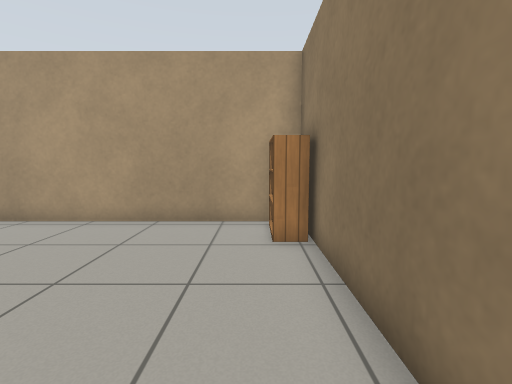
View 1 (above)

17 first-person views from a walk through a robot-simulator world made for Gazebo. The camera is 0.9 m above the floor, tilts 6° down and sees 85° across. The floor is counted in squares, 0.5 m on a side. Each view is taken from the middle of a square. On the plan, view 1 faces up. The plan holds only what a view shows up to about 15 squares ahead; the rest is blank. Simple patterns stand in for the simulator's built-in surfaces.

View 2
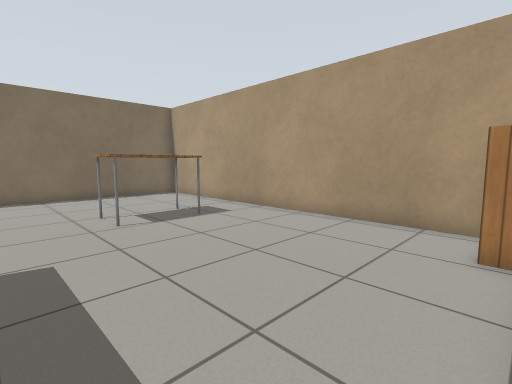

View 3
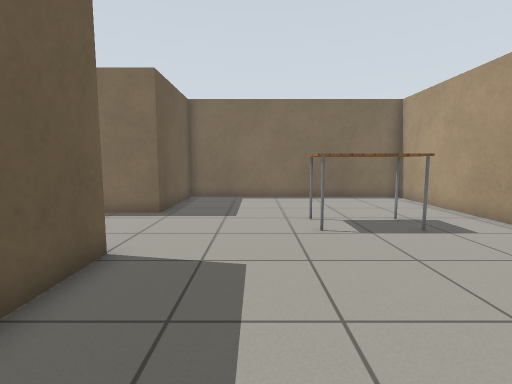

View 4
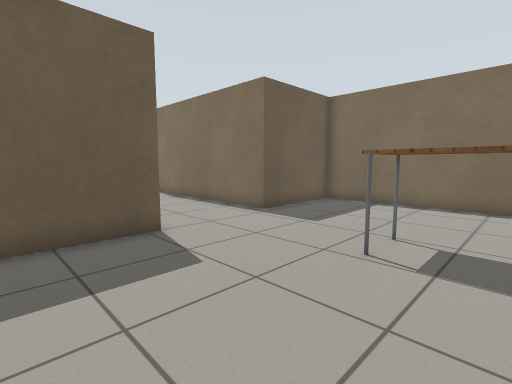

View 5
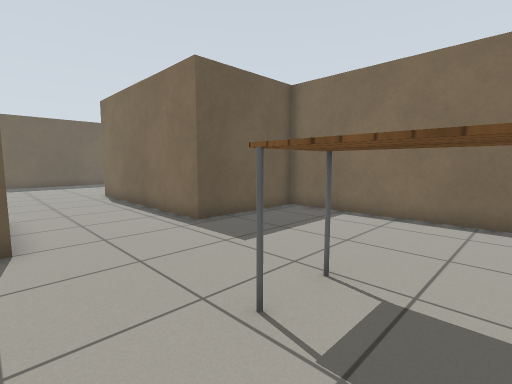

View 6
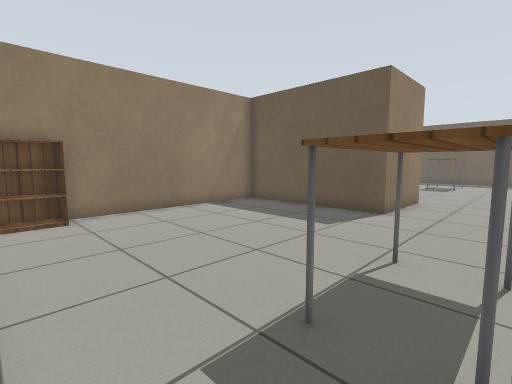

View 7
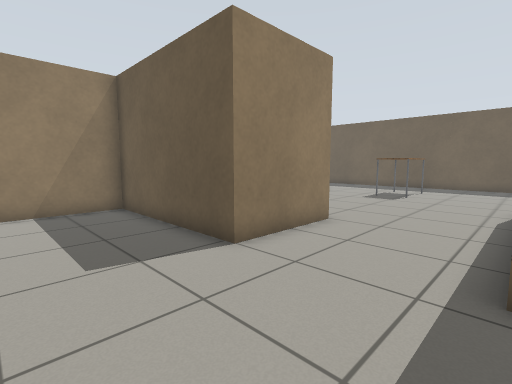

View 8
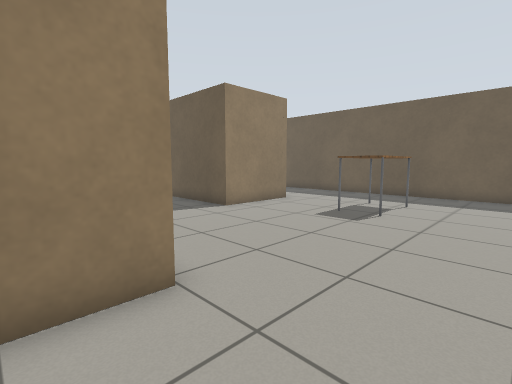

View 9
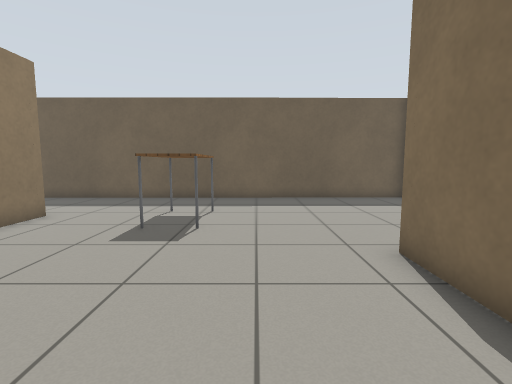

View 10
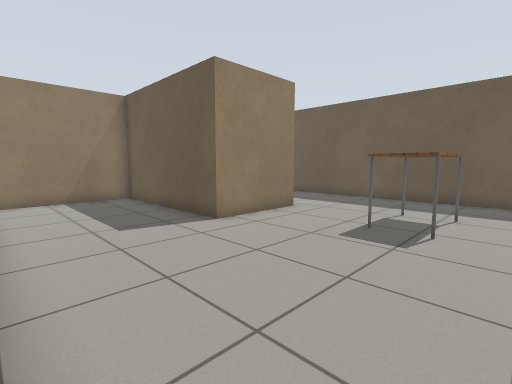

View 11
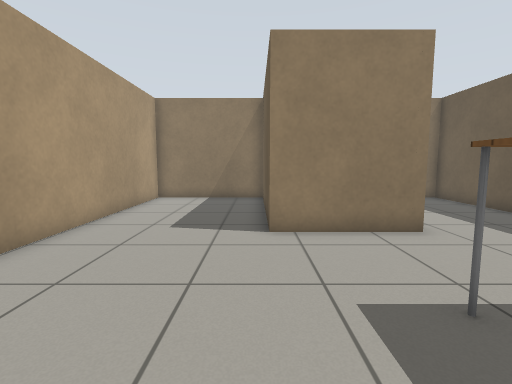

View 12
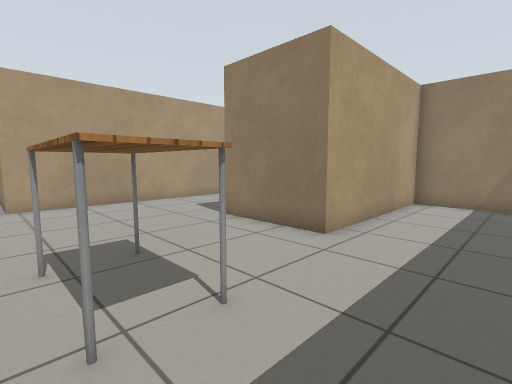

View 13
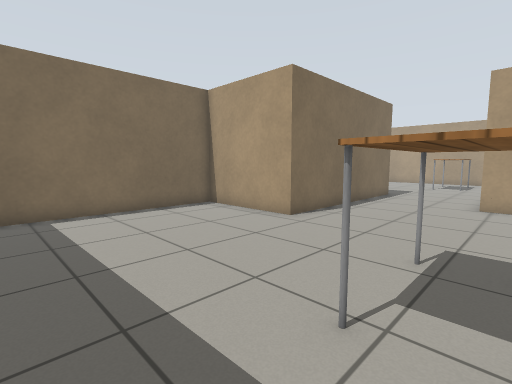

View 14
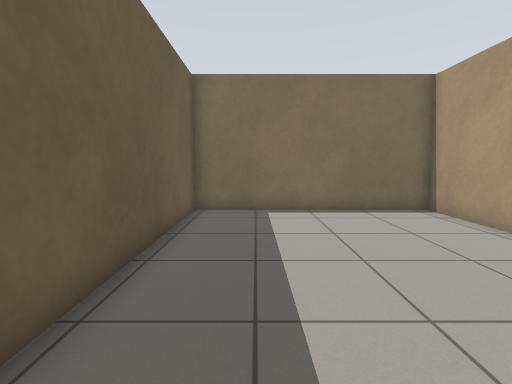

View 15
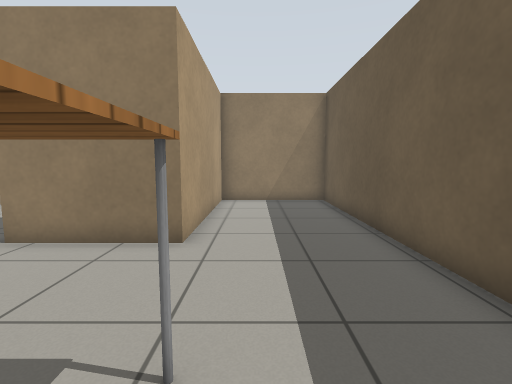

View 16
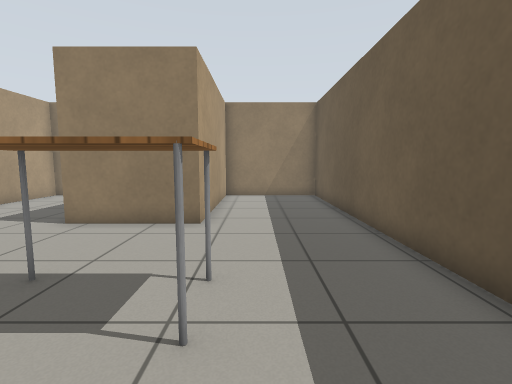

View 17
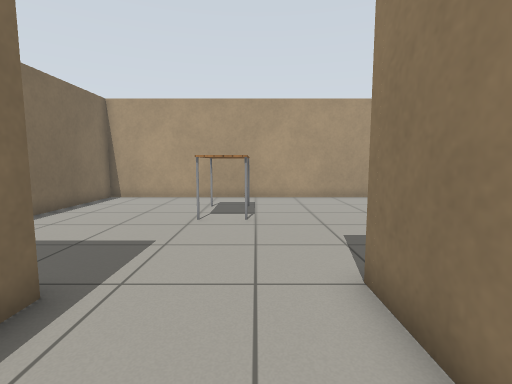

### Floor plan
Ten units are one square. View 1 is at (0, 0); x grows to the right and y downward. Boxes are objects, and circles mark ways between rooms. Rooms are numbered by the first view taken in them; rooms with no view inside come last. Other rooms are left out.
<svg viewBox="-151 -90 229 298">
<path fill="none" stroke="#000" d="M-54 60 -54 19 13 19 13 -54M14 -85 -146 -85 -146 24 -99 24 -99 74M-99 74 -99 114 -146 114 -146 203 73 203 73 154 1 154 1 114 73 114 73 60 -54 60"/>
<rect x="-95" y="-55" width="20" height="30" fill="#bbb"><title>table</title></rect>
<rect x="5" y="-85" width="10" height="30" fill="#bbb"><title>bookshelf</title></rect>
<rect x="-55" y="135" width="20" height="30" fill="#bbb"><title>table</title></rect>
<circle cx="-75" cy="78" r="3" fill="#2a7"/>
<text x="-70" y="-20">1</text>
<text x="-40" y="140">2</text>
</svg>
Room 1 opens to room 2.

Where each view was taken, in squares from view 1:
view 1: 0 up, 0 right, facing up
view 2: 0 up, 1 right, facing up-left
view 3: 1 up, 0 right, facing left
view 4: 5 up, 2 left, facing down-left
view 5: 5 up, 5 left, facing down-left
view 6: 8 up, 9 left, facing down-right
view 7: 2 up, 10 left, facing down-right
view 8: 4 down, 9 left, facing down-right
view 9: 6 down, 7 left, facing down
view 10: 6 down, 7 left, facing down-right
view 11: 11 down, 7 left, facing right
view 12: 19 down, 6 left, facing up-right
view 13: 19 down, 4 left, facing up-left
view 14: 18 down, 4 left, facing left
view 15: 17 down, 6 left, facing right
view 16: 17 down, 8 left, facing right
view 17: 6 down, 7 left, facing up
